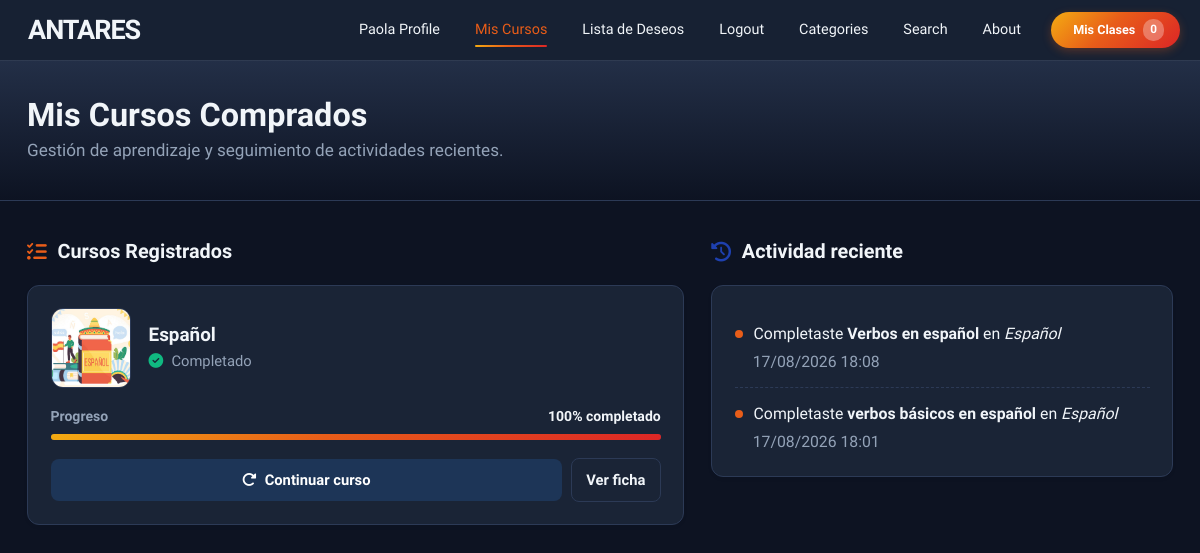
Screenshot of /payment/my_courses (signed in) with the database file from the repository.
### store/models.py (models this page shows, shortened)
class Product(models.Model):
    name = models.CharField(max_length=100)
    user = models.ForeignKey(User, on_delete=models.CASCADE)
    price = models.DecimalField(default=0, decimal_places=2, max_digits=6)
    category = models.ForeignKey(Category, on_delete=models.CASCADE, default=1)
    description = models.CharField(max_length=250, default='', blank=True, null=True)
    image = models.ImageField(upload_to='uploads/product')
    is_sale = models.BooleanField(default=False)
    sale_price = models.DecimalField(default=0, decimal_places=2, max_digits=6, null=True, blank=True)
    full_access_price = models.DecimalField(
        default=0, decimal_places=2, max_digits=6, null=True, blank=True,
        verbose_name="Precio de acceso a todas las clases de pago",
        help_text="Si lo dejas vacío, se usará el precio normal del curso"
    )
    pay_method = models.CharField(max_length=250, null=True)
    video = models.FileField(upload_to="video", null=True)
    created_day = models.DateTimeField(default=timezone.now)
    learning_points = models.TextField(
        blank=True, default='',
        verbose_name="Lo que aprenderás",
        help_text="Un punto por línea"
    )
    requirements = models.TextField(
        blank=True, default='',
        verbose_name="Requisitos previos",
        help_text="Un requisito por línea"
    )
    target_audience = models.TextField(
        blank=True, default='',
        verbose_name="Dirigido a",
        help_text="Un público por línea"
    )
    language = models.CharField(
        max_length=50, blank=True, default='Español',
        verbose_name="Idioma"
    )
    duration_minutes = models.PositiveIntegerField(
        default=0,
        verbose_name="Duración total (minutos)"
    )
    def total_lessons(self):
        return self.clases.count()
    def porcentaje_completado(self, user):
            if not user.is_authenticated:
                return 0
            total = self.total_lessons()
            if total == 0:
                return 0
            completadas = LeccionCompletada.objects.filter(
                user=user, clase__productClase=self
            ).count()
            return round((completadas / total) * 100)

class LeccionCompletada(models.Model):
    user = models.ForeignKey(User, on_delete=models.CASCADE, related_name='lecciones_completadas')
    clase = models.ForeignKey('Clase', on_delete=models.CASCADE, related_name='completada_por')
    fecha = models.DateTimeField(auto_now_add=True)
    class Meta:
        unique_together = ('user', 'clase')

class Clase(models.Model):
    user = models.ForeignKey(
        User, related_name='user_clase', on_delete=models.CASCADE
    )
    productClase = models.ForeignKey(  # 🔥 Relación con Blog
        Product, related_name='clases', on_delete=models.CASCADE, default=1
    )
    titleClase = models.CharField(max_length=250)
    slugClase = models.SlugField(null=True, blank=True)
    fileClase = models.FileField(upload_to='files', verbose_name="Archivo")
    bannerClase = models.ImageField(upload_to='clase_banners')
    descriptionClase = models.CharField(max_length=450)
    materialClase = models.FileField(
    upload_to='materiales',
    null=True, blank=True,
    verbose_name="Material descargable (opcional)"
)
    nivel = models.CharField(
    max_length=20,
    choices=[("Gratis", "Versión gratuita"), ("Pago", "Versión de pago")],
    default="Gratis"
)
    class_date = models.DateField(auto_now_add=True)
    usuarios_pagados = models.ManyToManyField(
        User,
        related_name='clases_pagadas',
        blank=True,
        help_text="Usuarios que han pagado por esta clase"
    )
    es_preview = models.BooleanField(
        default=False,
        verbose_name="Vista previa gratuita",
        help_text="Si está marcado, cualquier visitante puede verla sin comprar"
    )
    modulo = models.ForeignKey(
        'Modulo', related_name='clases', on_delete=models.SET_NULL,
        null=True, blank=True
    )

### payment/views.py (the view)
# urls.py: path('my_courses', views.my_courses, name='my_courses'),
@login_required
def my_courses(request):
    product_ids = OrderItem.objects.filter(
        order__user=request.user, order__paid=True
    ).values_list('product_id', flat=True)
    products = Product.objects.filter(id__in=product_ids).distinct()
    cursos = [
        {
            'product': product,
            'porcentaje': product.porcentaje_completado(request.user),
        }
        for product in products
    ]
    actividad_reciente = LeccionCompletada.objects.filter(
        user=request.user
    ).select_related('clase', 'clase__productClase').order_by('-fecha')[:10]
    return render(request, "payment/my_courses.html", {
        "cursos": cursos,
        "actividad_reciente": actividad_reciente,
    })

### cart/cart.py (called while the page is built)
    def __len__(self):
        return len(self.cart)

### cart/context_processors.py (called while the page is built)
def cart(request):
    return {'cart': Cart(request)}

### payment/templates/payment/my_courses.html (shortened to what this page needs)
{% extends 'base.html' %}
{% load static %}
{% block extra_css %}
<link href="{% static 'css/my_courses.css' %}" rel="stylesheet">
{% endblock %}
{% block content %}
<header class="mc-hero">
    <div class="mc-hero-content">
        <h1>Mis Cursos Comprados</h1>
        <p>Gestión de aprendizaje y seguimiento de actividades recientes.</p>
    </div>
</header>
<main class="mc-container">
    <div class="row g-4">
        <div class="col-lg-7">
            <div class="mc-section-title">
                <i class="fas fa-list-check"></i> Cursos Registrados
            </div>
            {% if cursos %}
            <div class="course-row-container">
                {% for curso in cursos %}
                <div class="course-row-item">
                    <div class="course-media">
                        <img src="{{ curso.product.image.url }}" alt="{{ curso.product.name }}" class="course-img-thumb">
                        <div class="course-details">
                            <h4>{{ curso.product.name }}</h4>
                            {% if curso.porcentaje >= 100 %}
                            <p><i class="fas fa-circle-check status-ok me-1"></i> Completado</p>
                            {% else %}
                            <p><i class="fas fa-spinner status-progress me-1"></i> En progreso</p>
                            {% endif %}
                        </div>
                    </div>
                    <div class="course-progress-col">
                        <div class="progress-label-wrap">
                            <span class="text-muted">Progreso</span>
                            <span class="text-dark">{{ curso.porcentaje }}% completado</span>
                        </div>
                        <div class="progress" role="progressbar" aria-valuenow="{{ curso.porcentaje }}" aria-valuemin="0" aria-valuemax="100">
                            <div class="progress-bar" data-porcentaje="{{ curso.porcentaje }}"></div>
                        </div>
                    </div>
                    <div class="course-actions-col">
                        <a href="{% url 'continuar_curso' curso.product.id %}" class="btn-action-primary">
                            <i class="fas fa-rotate-right me-1"></i> {% if curso.porcentaje > 0 %}Continuar curso{% else %}Empezar curso{% endif %}
                        </a>
                        <a href="{% url 'product' curso.product.id %}" class="btn-action-secondary">Ver ficha</a>
                    </div>
                </div>
                {% endfor %}
            </div>
            {% else %}
            <div class="mc-empty">Todavía no has comprado ningún curso.</div>
            {% endif %}
        </div>
        <div class="col-lg-5">
            <div class="mc-section-title accent-azul">
                <i class="fas fa-clock-rotate-left"></i> Actividad reciente
            </div>
            {% if actividad_reciente %}
            <div class="activity-timeline">
                {% for item in actividad_reciente %}
                <div class="timeline-item">
                    <div class="timeline-left">
                        <span class="status-dot"></span>
                        <div>Completaste <strong>{{ item.clase.titleClase }}</strong> en <em>{{ item.clase.productClase.name }}</em></div>
                    </div>
                    <div class="text-muted small ms-3">{{ item.fecha|date:"d/m/Y H:i" }}</div>
                </div>
                {% endfor %}
            </div>
            {% else %}
            <div class="mc-empty">Aún no hay actividad reciente.</div>
            {% endif %}
        </div>
    </div>
</main>
{% endblock %}

### store/templates/base.html (shortened to what this page needs)
{% load static%}
<!DOCTYPE html>
<html lang="es">
    <head>
        <link href="https://cdn.jsdelivr.net/npm/bootstrap-icons@1.5.0/font/bootstrap-icons.css" rel="stylesheet" />
        <link href="{% static 'css/styles.css' %}" rel="stylesheet" />
        <link href="{% static 'css/variables.css' %}" rel="stylesheet" />
        <link href="{% static 'css/navbar.css' %}" rel="stylesheet" />
        <link href="https://cdnjs.cloudflare.com/ajax/libs/font-awesome/6.4.0/css/all.min.css" rel="stylesheet">
        {% block extra_css %}{% endblock %}
    </head>
    <body style="padding-top: 60px;">
        {% include 'navbar.html' %}
        {% block content %}
        {% endblock %}
    </body>
</html>

### store/templates/navbar.html (shortened to what this page needs)
<nav class="nav-principal" id="navbarPrincipal">
    <div  class="contenedor-nav">
        <a class="nav-logo" href="{% url 'index' %}"> ANTARES</a>
        <div class="nav-colapso" id="navbarSupportedContent">
            <ul class="lista-nav">
                {% if user.is_authenticated %}
                <li class="item-desplegable">
                    <a class="nav-link-custom perfil-usuario" tabindex="0">{{request.user.username}} profile</a>
                </li>
                <li><a class="nav-link-custom {% if request.resolver_match.url_name == 'my_courses' %}activo{% endif %}" href="{% url 'my_courses' %}">Mis Cursos</a></li>
                <li><a class="nav-link-custom {% if request.resolver_match.url_name == 'wishlist' %}activo{% endif %}" href="{% url 'wishlist' %}">Lista de Deseos</a></li>
                <li><a class="nav-link-custom" href="{% url 'logout' %}">Logout</a></li>
                {% else %}
                <li><a class="nav-link-custom {% if request.resolver_match.url_name == 'login' %}activo{% endif %}" href="{% url 'login' %}">Login</a></li>
                <li><a class="nav-link-custom {% if request.resolver_match.url_name == 'register' %}activo{% endif %}" href="{% url 'register' %}">Register</a></li>
                {% endif %}
                <li class="item-desplegable">
                    <a class="nav-link-custom {% if request.resolver_match.url_name == 'category' or request.resolver_match.url_name == 'category_summary' %}activo{% endif %}" tabindex="0">Categories</a>
                </li>
                <li><a class="nav-link-custom {% if request.resolver_match.url_name == 'search' %}activo{% endif %}" href="{% url 'search' %}">Search</a></li>
                <li><a class="nav-link-custom {% if request.resolver_match.url_name == 'about' %}activo{% endif %}" href="{% url 'about' %}">About</a></li>
            </ul>
            <form class="form-carrito">
                <a href="{% url 'cart_summary' %}" class="boton-carrito">
                    <i class="icono-carrito">&nbsp;&nbsp;Mis Clases</i>
                    <span class="contador-badge" id="cart_quantity">{{ cart|length }}</span>
                </a>
            </form>
        </div>
    </div>
</nav>

### static/css/variables.css (style rules this page uses)
:root { --rojo: #dc2626; --rojo-hover: #b91c1c; --azul: #1e40af; --azul-claro: #3b82f6; --azul-dark: #1d3557; --amarillo: #f4ac12; --naranja: #e85d19; --gris-oscuro: #1e293b; --gris: #64748b; --gris-claro: #f1f5f9; --blanco: #ffffff; --bg-dark-hero: #0d1322; --gradient-brand: linear-gradient(135deg, var(--amarillo) 0%, var(--naranja) 45%, var(--rojo) 100%); --radius: 12px; --shadow-sm: 0 2px 4px rgba(0,0,0,0.04); --shadow-md: 0 10px 25px -5px rgba(15,23,42,0.12); --shadow-lg: 0 15px 50px rgba(0,0,0,0.12); --page-bg: #0d1322; --surface-bg: #1a2436; --surface-bg-alt: #232f47; --border-soft: #2c3a56; --text-strong: #f1f5f9; --text-body: #cbd5e1; --text-muted-soft: #94a3b8; }
html { font-size: 18px; }
body { font-family: 'Plus Jakarta Sans', sans-serif; background-color: var(--page-bg); color: var(--text-body); }

### static/css/navbar.css (style rules this page uses)
.nav-principal { background-color: rgba(26, 36, 54, 0.88); backdrop-filter: blur(10px); -webkit-backdrop-filter: blur(10px); position: fixed; top: 0; left: 0; width: 100%; z-index: 1000; padding: 0; font-family: 'Plus Jakarta Sans', sans-serif; box-shadow: 0 1px 0 rgba(255,255,255,0.06); height: 60px; transition: box-shadow 0.3s ease, background-color 0.3s ease; }
.contenedor-nav { max-width: 1200px; margin: 0 auto; display: flex; justify-content: space-between; align-items: center; padding: 0 20px; height: 60px; }
.nav-logo { display: flex; align-items: center; gap: 8px; color: var(--text-strong); font-size: 1.5rem; font-weight: bold; text-decoration: none; letter-spacing: -1px; }
.nav-colapso { display: flex; align-items: center; gap: 15px; }
.lista-nav { display: flex; list-style: none; margin: 0; padding: 0; gap: 5px; }
.nav-link-custom { position: relative; color: var(--text-strong); text-decoration: none; padding: 10px 15px; display: block; font-weight: 500; transition: color 0.3s, background-color 0.3s; cursor: pointer; border-radius: 4px; font-size: 0.8rem; }
.nav-link-custom::after { content: ""; position: absolute; left: 15px; right: 15px; bottom: 4px; height: 2px; border-radius: 2px; background: var(--gradient-brand); transform: scaleX(0); transform-origin: left; transition: transform 0.25s ease; }
.nav-link-custom:hover::after, .nav-link-custom.activo::after { transform: scaleX(1); }
.nav-link-custom.activo { color: var(--naranja); }
.perfil-usuario { text-transform: capitalize; }
.item-desplegable { position: relative; }
.boton-carrito { background: var(--gradient-brand); border: none; color: #ffffff; padding: 7px 16px; border-radius: 50px; text-decoration: none; font-weight: bold; font-size: 0.7rem; display: flex; align-items: center; box-shadow: 0 3px 10px rgba(232, 93, 25, 0.3); transition: all 0.3s ease; }
.icono-carrito { font-style: normal; }
.contador-badge { background: rgba(255, 255, 255, 0.3); color: white; padding: 2px 7px; border-radius: 10px; margin-left: 8px; font-size: 0.65rem; }

### rows the page displays
Product: product.image (picture), product.name "Español", porcentaje "100"
LeccionCompletada: clase.titleClase "Verbos en español", clase.productClase.name "Español", fecha "17/08/2026 18:08"
LeccionCompletada: clase.titleClase "verbos básicos en español", clase.productClase.name "Español", fecha "17/08/2026 18:01"

### other values shown
{{ request.user.username }} "Paola"
{{ cart|length }} "0"
